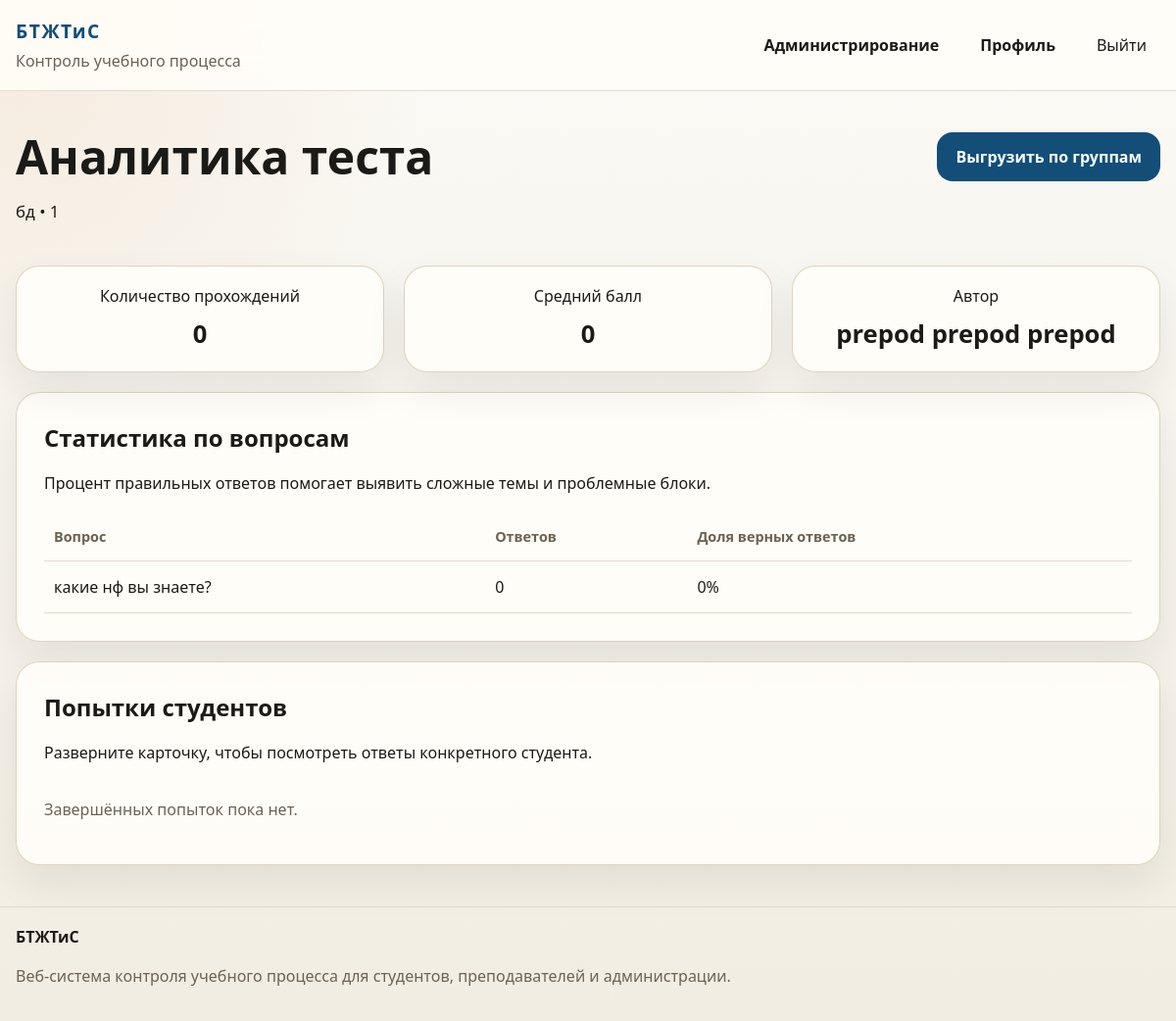
Before: /teacher/reports/4/ (signed in) with the older database file.
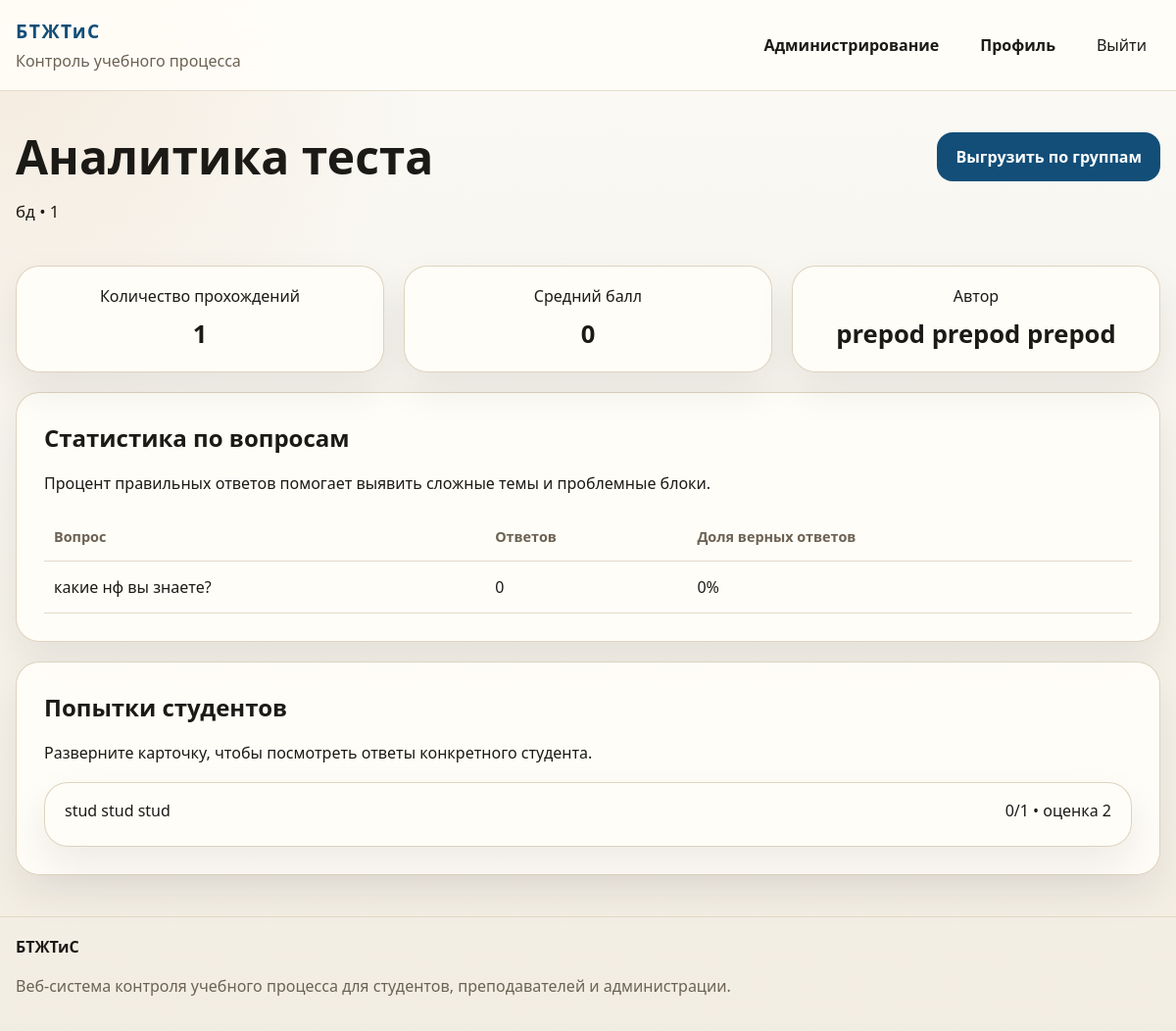
After: the same page with the newer database file.
### education/models.py (models this page shows, shortened)
class Test(models.Model):
    title = models.CharField("Название теста", max_length=200)
    description = models.TextField("Описание", blank=True)
    discipline = models.ForeignKey(
        Discipline,
        on_delete=models.CASCADE,
        related_name="tests",
        verbose_name="Дисциплина",
    )
    author = models.ForeignKey(
        settings.AUTH_USER_MODEL,
        on_delete=models.CASCADE,
        related_name="created_tests",
        limit_choices_to={"role": ROLE_TEACHER},
        verbose_name="Автор",
    )
    groups = models.ManyToManyField(
        AcademicGroup,
        related_name="tests",
        blank=True,
        verbose_name="Доступные группы",
    )
    time_limit_minutes = models.PositiveIntegerField("Лимит времени (мин.)", default=30)
    max_attempts = models.PositiveIntegerField("Максимум попыток", default=1)
    allow_retake = models.BooleanField("Разрешить повторное прохождение", default=False)
    is_published = models.BooleanField("Опубликован", default=False)
    available_from = models.DateTimeField("Доступен с", blank=True, null=True)
    available_to = models.DateTimeField("Доступен до", blank=True, null=True)
    created_at = models.DateTimeField("Создан", auto_now_add=True)
    updated_at = models.DateTimeField("Обновлён", auto_now=True)
    class Meta:
        db_table = "tests"
        ordering = ["-updated_at", "title"]
        verbose_name = "Тест"
        verbose_name_plural = "Тесты"

class Discipline(models.Model):
    name = models.CharField("Дисциплина", max_length=120, unique=True)
    code = models.CharField("Код", max_length=20, blank=True)
    description = models.TextField("Описание", blank=True)
    teachers = models.ManyToManyField(
        settings.AUTH_USER_MODEL,
        related_name="disciplines_taught",
        blank=True,
        limit_choices_to={"role": ROLE_TEACHER},
        verbose_name="Преподаватели",
    )
    groups = models.ManyToManyField(
        AcademicGroup,
        related_name="disciplines",
        blank=True,
        verbose_name="Учебные группы",
    )
    class Meta:
        db_table = "disciplines"
        ordering = ["name"]
        verbose_name = "Дисциплина"
        verbose_name_plural = "Дисциплины"

class User(AbstractUser):
    class Role(models.TextChoices):
        STUDENT = ROLE_STUDENT, "Студент"
        TEACHER = ROLE_TEACHER, "Преподаватель"
        ADMINISTRATOR = ROLE_ADMINISTRATOR, "Администратор"
    email = models.EmailField("Электронная почта", unique=True, blank=True, null=True)
    middle_name = models.CharField("Отчество", max_length=150, blank=True)
    phone = models.CharField("Телефон", max_length=32, blank=True)
    bio = models.TextField("О себе", blank=True)
    role = models.CharField(
        "Роль",
        max_length=20,
        choices=Role.choices,
        default=Role.STUDENT,
    )
    academic_group = models.ForeignKey(
        "AcademicGroup",
        on_delete=models.SET_NULL,
        related_name="students",
        blank=True,
        null=True,
        verbose_name="Учебная группа",
    )
    REQUIRED_FIELDS = ["first_name", "last_name"]
    objects = UserManager()
    class Meta:
        db_table = "users"
        ordering = ["last_name", "first_name", "username"]
        verbose_name = "Пользователь"
        verbose_name_plural = "Пользователи"
    @property
    def full_name(self):
        return " ".join(
            part for part in [self.last_name, self.first_name, self.middle_name] if part
        ) or self.username
    @property
    def is_teacher(self):
        return self.role == self.Role.TEACHER
    @property
    def is_administrator(self):
        return self.role == self.Role.ADMINISTRATOR or self.is_superuser

class Question(models.Model):
    test = models.ForeignKey(Test, on_delete=models.CASCADE, related_name="questions", verbose_name="Тест")
    text = models.TextField("Текст вопроса")
    image = models.ImageField("Изображение", upload_to="questions/", blank=True, null=True)
    order = models.PositiveIntegerField("Порядок", default=1)
    class Meta:
        db_table = "questions"
        ordering = ["order", "id"]
        unique_together = ("test", "order")
        verbose_name = "Вопрос"
        verbose_name_plural = "Вопросы"

class TestAttempt(models.Model):
    student = models.ForeignKey(
        settings.AUTH_USER_MODEL,
        on_delete=models.CASCADE,
        related_name="attempts",
        limit_choices_to={"role": ROLE_STUDENT},
        verbose_name="Студент",
    )
    test = models.ForeignKey(Test, on_delete=models.CASCADE, related_name="attempts", verbose_name="Тест")
    attempt_number = models.PositiveIntegerField("Номер попытки", default=1)
    score = models.PositiveIntegerField("Набрано баллов", default=0)
    max_score = models.PositiveIntegerField("Максимум баллов", default=0)
    grade = models.CharField("Оценка", max_length=2, blank=True)
    started_at = models.DateTimeField("Начало", auto_now_add=True)
    completed_at = models.DateTimeField("Окончание", blank=True, null=True)
    is_finished = models.BooleanField("Завершён", default=False)
    class Meta:
        db_table = "test_attempts"
        ordering = ["-started_at"]
        unique_together = ("student", "test", "attempt_number")
        verbose_name = "Попытка прохождения"
        verbose_name_plural = "Попытки прохождения"

### education/views.py (the view)
# urls.py: path("teacher/reports/<int:pk>/", views.report_detail, name="report_detail"),
@role_required(User.Role.TEACHER, User.Role.ADMINISTRATOR)
def report_detail(request, pk):
    test = get_object_or_404(Test.objects.select_related("discipline", "author"), pk=pk)
    if request.user.is_teacher and test.author != request.user:
        return HttpResponseForbidden("Доступ запрещён.")
    attempts = (
        test.attempts.filter(is_finished=True)
        .select_related("student")
        .prefetch_related("answers__question", "answers__selected_option")
    )
    question_stats = []
    for question in test.questions.all():
        total_answers = StudentAnswer.objects.filter(
            question=question,
            attempt__test=test,
            attempt__is_finished=True,
        ).exclude(selected_option__isnull=True)
        answers_count = total_answers.count()
        correct_count = total_answers.filter(is_correct=True).count()
        question_stats.append(
            {
                "question": question,
                "answers_count": answers_count,
                "correct_rate": int(correct_count / answers_count * 100) if answers_count else 0,
            }
        )
    context = {
        "test": test,
        "attempts": attempts,
        "question_stats": question_stats,
        "summary": {
            "attempts": attempts.count(),
            "average_score": round(attempts.aggregate(avg=Avg("score")).get("avg") or 0, 1),
        },
    }
    return render(request, "education/report_detail.html", context)

### education/context_processors.py (called while the page is built)
def site_meta(request):
    view_name = getattr(getattr(request, "resolver_match", None), "view_name", "")
    meta = DEFAULT_META | ROUTE_META.get(view_name, {})
    meta["url"] = request.build_absolute_uri()
    meta["image"] = request.build_absolute_uri(static("education/img/og-cover.svg"))
    meta["og_title"] = meta["title"]
    return {
        "site_meta": meta,
        "current_view_name": view_name,
    }

### education/utils.py (called while the page is built)
def role_required(*roles):
    def decorator(view_func):
        @wraps(view_func)
        def _wrapped_view(request, *args, **kwargs):
            if not request.user.is_authenticated:
                return redirect("login")
            if request.user.is_superuser or request.user.role in roles:
                return view_func(request, *args, **kwargs)
            messages.error(request, "У вас нет доступа к данному разделу.")
            return redirect(dashboard_url_for(request.user))
        return _wrapped_view
    return decorator

### templates/education/report_detail.html (shortened to what this page needs)
{% extends "base.html" %}
{% block content %}
<section class="section">
    <div class="container">
        <div class="page-head page-head-inline">
            <div>
                <h1>Аналитика теста</h1>
                <p>{{ test.title }} • {{ test.discipline.name }}</p>
            </div>
            <div class="head-actions">
                <a class="btn btn-primary" href="{% url 'education:test_results_export' %}">Выгрузить по группам</a>
            </div>
        </div>
        <div class="stats-strip">
            <article class="mini-stat"><span>Количество прохождений</span><strong>{{ summary.attempts }}</strong></article>
            <article class="mini-stat"><span>Средний балл</span><strong>{{ summary.average_score }}</strong></article>
            <article class="mini-stat"><span>Автор</span><strong>{{ test.author.full_name }}</strong></article>
        </div>
        <section class="panel panel-top-space">
            <div class="section-head">
                <h2>Статистика по вопросам</h2>
                <p>Процент правильных ответов помогает выявить сложные темы и проблемные блоки.</p>
            </div>
            <div class="table-wrap">
                <table class="data-table">
                    <thead>
                        <tr>
                            <th>Вопрос</th>
                            <th>Ответов</th>
                            <th>Доля верных ответов</th>
                        </tr>
                    </thead>
                    <tbody>
                        {% for item in question_stats %}
                            <tr>
                                <td>{{ item.question.text|truncatechars:90 }}</td>
                                <td>{{ item.answers_count }}</td>
                                <td>{{ item.correct_rate }}%</td>
                            </tr>
                        {% empty %}
                            <tr>
                                <td colspan="3">Статистика пока недоступна.</td>
                            </tr>
                        {% endfor %}
                    </tbody>
                </table>
            </div>
        </section>
        <section class="panel panel-top-space">
            <div class="section-head">
                <h2>Попытки студентов</h2>
                <p>Разверните карточку, чтобы посмотреть ответы конкретного студента.</p>
            </div>
            <div class="details-list">
                {% for attempt in attempts %}
                    <details class="details-card">
                        <summary>
                            <span>{{ attempt.student.full_name }}</span>
                            <span>{{ attempt.score }}/{{ attempt.max_score }} • оценка {{ attempt.grade }}</span>
                        </summary>
                    </details>
                {% empty %}
                    <p class="muted">Завершённых попыток пока нет.</p>
                {% endfor %}
            </div>
        </section>
    </div>
</section>
{% endblock %}

### templates/base.html (shortened to what this page needs)
{% load static %}
<!DOCTYPE html>
<html lang="ru">
<head>
    <link rel="stylesheet" href="{% static 'education/css/styles.css' %}">
</head>
<body
    class="site-body"
    data-view-name="{{ current_view_name|default:'unknown' }}"
    data-auth-state="{% if user.is_authenticated %}authenticated{% else %}guest{% endif %}"
>
    <header class="site-header">
        <div class="container header-inner">
            <a class="brand" href="{% if user.is_authenticated %}{% url 'education:dashboard' %}{% else %}{% url 'education:home' %}{% endif %}">
                <span class="brand-mark">БТЖТиС</span>
                <span class="brand-text">Контроль учебного процесса</span>
            </a>
            {% with current_view=current_view_name|default:'' %}
                <nav class="main-nav" aria-label="Основная навигация">
                    {% if user.is_authenticated %}
                        {% if user.is_administrator %}
                            <a href="{% url 'education:admin_dashboard' %}" {% if current_view == 'education:admin_dashboard' %}aria-current="page"{% endif %}>Администрирование</a>
                        {% else %}
                            <a href="{% url 'education:dashboard' %}" {% if current_view == 'education:dashboard' or current_view == 'education:student_dashboard' or current_view == 'education:teacher_dashboard' %}aria-current="page"{% endif %}>Кабинет</a>
                        {% endif %}
                        <a href="{% url 'education:profile_edit' %}" {% if current_view == 'education:profile_edit' %}aria-current="page"{% endif %}>Профиль</a>
                        <form method="post" action="{% url 'logout' %}" class="inline-form">
                            <button class="nav-button" type="submit" data-confirm-message="Выйти из учётной записи?">Выйти</button>
                        </form>
                    {% endif %}
                </nav>
            {% endwith %}
        </div>
    </header>
    <main class="page-shell" id="main-content">
        {% block content %}{% endblock %}
    </main>
    <footer class="site-footer">
        <div class="container footer-inner">
            <section aria-label="О системе">
                <strong>БТЖТиС</strong>
                <p>Веб-система контроля учебного процесса для студентов, преподавателей и администрации.</p>
            </section>
        </div>
    </footer>
</body>
</html>

Changed rows visible on the page:
added TestAttempt: student.full_name "stud stud stud", score "0", max_score "1", grade "2"
Other visible differences:
{{ summary.attempts }}: "0" → "1"
text no longer shown: "Завершённых попыток пока нет."
